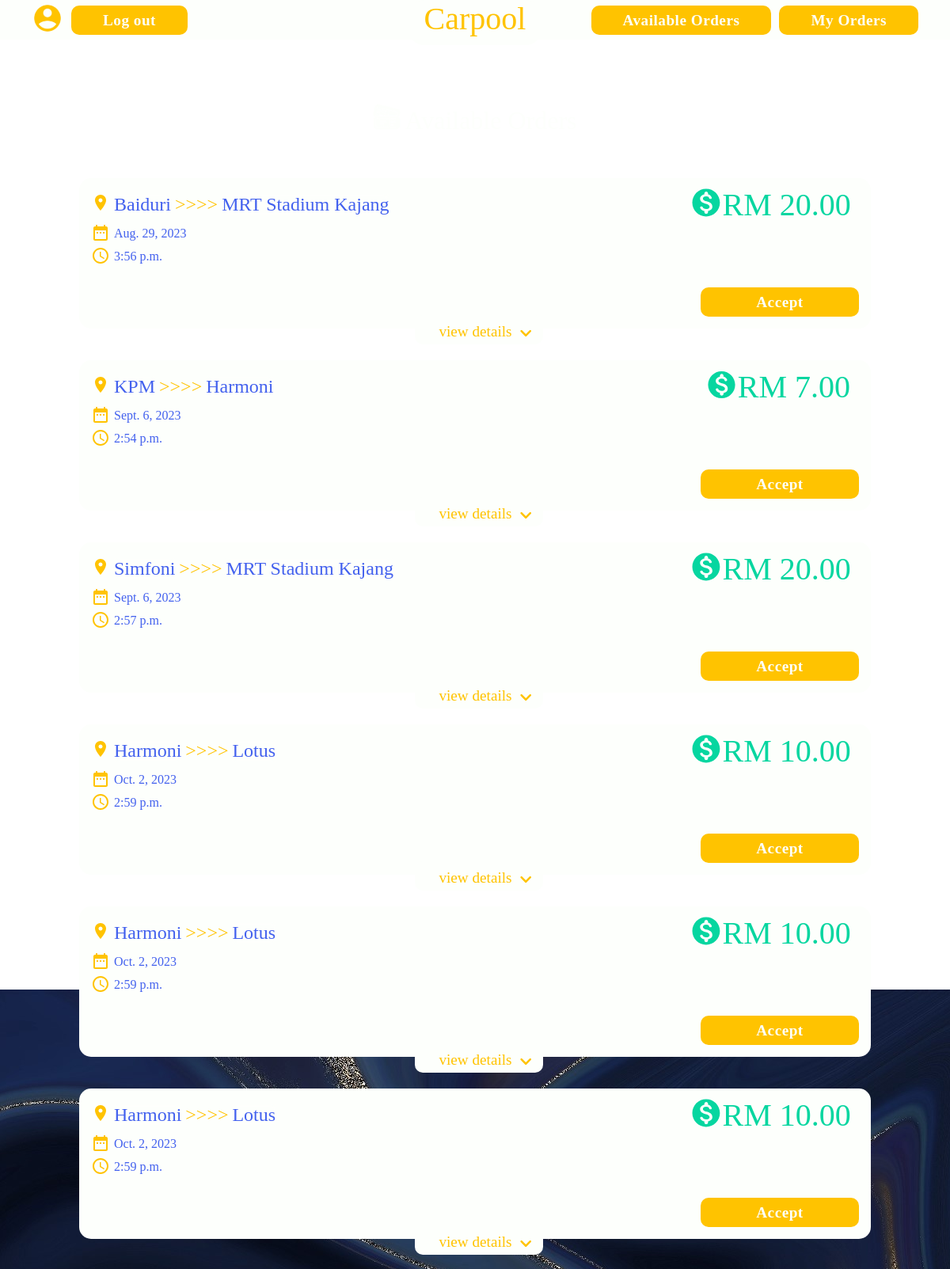
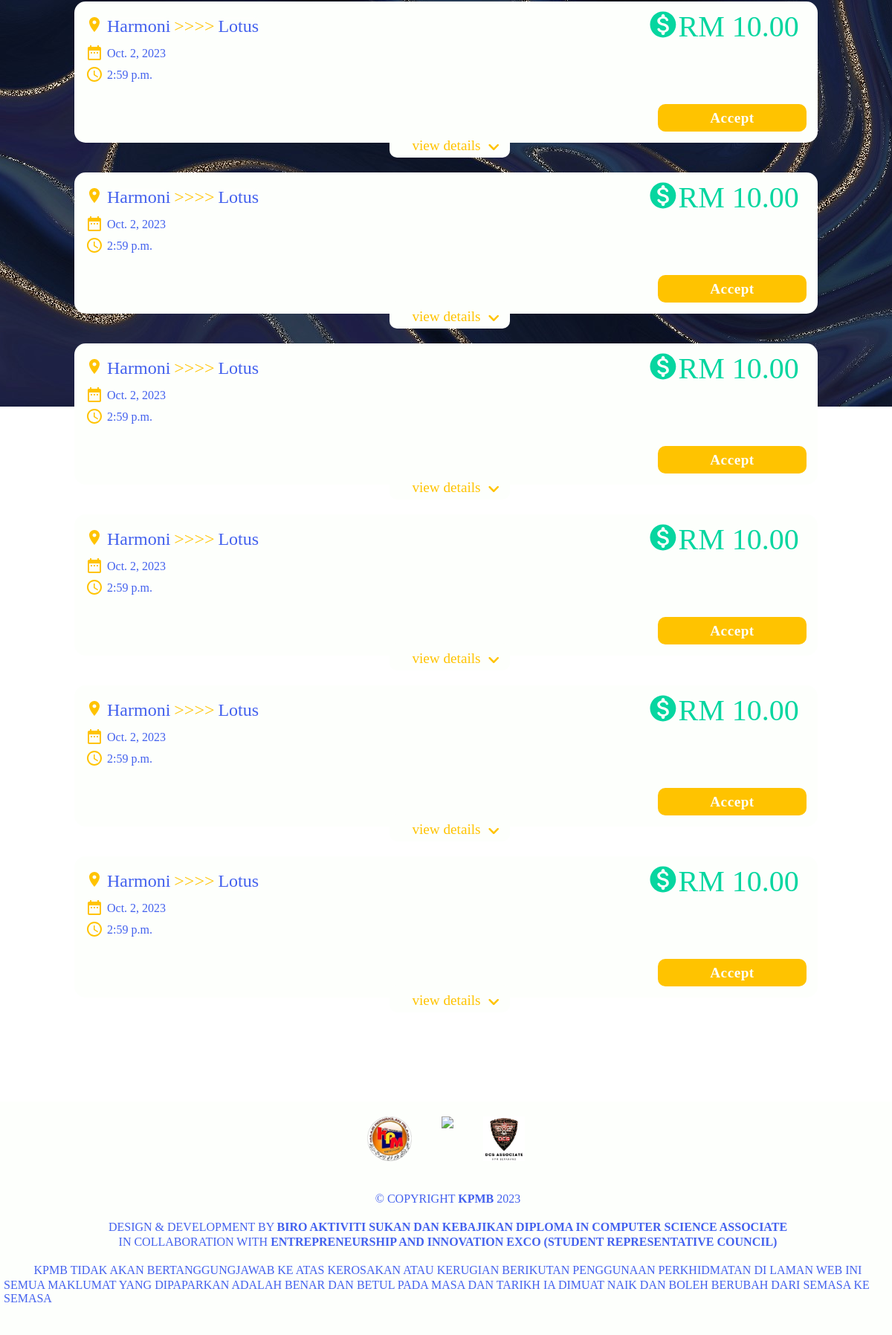
Page /driver_page/6 on the committed database (2 pictures, top to bottom).
### CarPool/models.py (models this page shows)
class RideRequest(models.Model):
    pID = models.ForeignKey(Passenger, on_delete=models.CASCADE)
    dID  = models.ForeignKey(Driver, on_delete=models.CASCADE, null=True, default="")
    vID = models.ForeignKey(Vehicle, on_delete=models.CASCADE, null=True, default="")
    rID = models.ForeignKey(Routes, on_delete=models.CASCADE)
    passengers = models.IntegerField()
    date = models.DateField(blank=True, null=True)
    time = models.TimeField()
    status = models.CharField(max_length=128, default="Pending")
    payment = models.CharField(max_length=128, default="Cash",)

### CarPool/views.py (the view)
# urls.py: path("driver_page/<int:did>", views.driver_page, name="driver_page"),
def driver_page(request, did):
    data = Driver.objects.filter(dID = did).values('vID__capacity','dID', 'studentID', 'dName', 'dPhone', 'vID__brand', 'vID__CarModel', 'carcolor', 'plate')
    max = Driver.objects.filter(dID = did).values('vID__capacity')
    routes = Routes.objects.all().distinct()
    orders = RideRequest.objects.filter(Q(status='Pending') & Q(passengers__lte=max)).values('payment','passengers','pID__studentID','pID__pName','rID__rPrice','rID__rFrom','rID__rTo','status','time','date','id')
    temp = []
    for x in data:
        temp.append(x)
    dict = {'message':'Successful Log In','data':temp[0],'routes':routes,'orders':orders}
    return render(request, 'driver.html',dict)

### CarPool/templates/driver.html (shortened to what this page needs)
<!DOCTYPE html>
<html lang="en">
    <head>
        {% load static %}
        <link href="{% static 'styles.css' %}" rel="stylesheet">
        <link href="../static/styles.css" rel="stylesheet">
    </head>
<body>
    <nav>
        <div class="nav_profile">
            <a href="/driver_page/view_profiled/{{ data.dID }}"></a>
            <a class="nav_buttons" href="/login">Log out</a>
        </div>
        <h1 class="logonav">Carpool</h1>
        <div class="nav_profile_right">
            <a class="nav_buttons" href="/driver_page/{{ data.dID }}">Available Orders</a>
            <a class="nav_buttons" href="view_orders/{{ data.dID }}">My Orders</a>
        </div>
    </nav>
    <div class="home_container">
        <h2><img src="../static/img/icons8-ticket-96 (1).png">
            Available Orders</h2>
        <div class="available_orders_container">
            {% for x in orders %}
            <div class="order_display">
                <div class="order_top_details">
                    <div>
                            <div>
                            <h5 class="alt">{{ x.rID__rFrom }}</h5>
                            <span class="alt">>>>></span>
                            <h5 class="alt">{{ x.rID__rTo }}</h5>
                        </div>
                        <div>
                            <svg xmlns="http://www.w3.org/2000/svg" width="24" height="24" viewBox="0 0 24 24" fill="none">
                                <path d="M9 11H7V13H9V11ZM13 11H11V13H13V11ZM17 11H15V13H17V11ZM19 4H18V2H16V4H8V2H6V4H5C3.89 4 3.01 4.9 3.01 6L3 20C3 21.1 3.89 22 5 22H19C20.1 22 21 21.1 21 20V6C21 4.9 20.1 4 19 4ZM19 20H5V9H19V20Z" fill="#FFC300"/>
                                </svg>
                            <h6>{{ x.date }}</h6>
                        </div>
                        <div>
                            <h6>{{ x.time }}</h6>
                        </div>
                    </div>
                    <div class="price_detail">
                        <h4 class="alt">RM {{ x.rID__rPrice }}.00</h4>
                    </div>
                </div>
                <div class="view_details_container">
                    <div id="v{{ x.id }}" class="view_details">view details</div>
                </div>
                    <a class="accept_button" href="acceptorder/{{ x.id }},{{ data.dID }}">Accept</a>
            </div>
            {% endfor %}
        </div>
    </div>
        <div class="footer">
            <div class="logo_containerf">
                <img src="{% static 'img/MPP.png' %}">
                <img src="{% static 'img/LogoKPM.png' %}">
                <img src="{% static 'img/DCS.png' %}">
            </div>
            <h6>© COPYRIGHT <b>KPMB</b> 2023</h6>
            <br>
            <h6>DESIGN & DEVELOPMENT BY <b>BIRO AKTIVITI SUKAN DAN KEBAJIKAN DIPLOMA IN COMPUTER SCIENCE ASSOCIATE</b></h6>
            <h6>IN COLLABORATION WITH <b>ENTREPRENEURSHIP AND INNOVATION EXCO (STUDENT REPRESENTATIVE COUNCIL)</b></h6>
            <br>
            <h6>KPMB TIDAK AKAN BERTANGGUNGJAWAB KE ATAS KEROSAKAN ATAU KERUGIAN BERIKUTAN PENGGUNAAN PERKHIDMATAN DI LAMAN WEB INI</h6>
            <h6>SEMUA MAKLUMAT YANG DIPAPARKAN ADALAH BENAR DAN BETUL PADA MASA DAN TARIKH IA DIMUAT NAIK DAN BOLEH BERUBAH DARI SEMASA KE SEMASA</h6>
        </div>
</body>
</html>

### rows in the picture
RideRequest: rID__rFrom "Baiduri", rID__rTo "MRT Stadium Kajang", date "Aug. 29, 2023", time "3:56 p.m.", rID__rPrice "20"
RideRequest: rID__rFrom "KPM", rID__rTo "Harmoni", date "Sept. 6, 2023", time "2:54 p.m.", rID__rPrice "7"
RideRequest: rID__rFrom "Simfoni", rID__rTo "MRT Stadium Kajang", date "Sept. 6, 2023", time "2:57 p.m.", rID__rPrice "20"
RideRequest: rID__rFrom "Harmoni", rID__rTo "Lotus", date "Oct. 2, 2023", time "2:59 p.m.", rID__rPrice "10"
RideRequest: rID__rFrom "Harmoni", rID__rTo "Lotus", date "Oct. 2, 2023", time "2:59 p.m.", rID__rPrice "10"
RideRequest: rID__rFrom "Harmoni", rID__rTo "Lotus", date "Oct. 2, 2023", time "2:59 p.m.", rID__rPrice "10"
RideRequest: rID__rFrom "Harmoni", rID__rTo "Lotus", date "Oct. 2, 2023", time "2:59 p.m.", rID__rPrice "10"
RideRequest: rID__rFrom "Harmoni", rID__rTo "Lotus", date "Oct. 2, 2023", time "2:59 p.m.", rID__rPrice "10"
RideRequest: rID__rFrom "Harmoni", rID__rTo "Lotus", date "Oct. 2, 2023", time "2:59 p.m.", rID__rPrice "10"
RideRequest: rID__rFrom "Harmoni", rID__rTo "Lotus", date "Oct. 2, 2023", time "2:59 p.m.", rID__rPrice "10"
RideRequest: rID__rFrom "Harmoni", rID__rTo "Lotus", date "Oct. 2, 2023", time "2:59 p.m.", rID__rPrice "10"
RideRequest: rID__rFrom "Harmoni", rID__rTo "Lotus", date "Oct. 2, 2023", time "2:59 p.m.", rID__rPrice "10"
